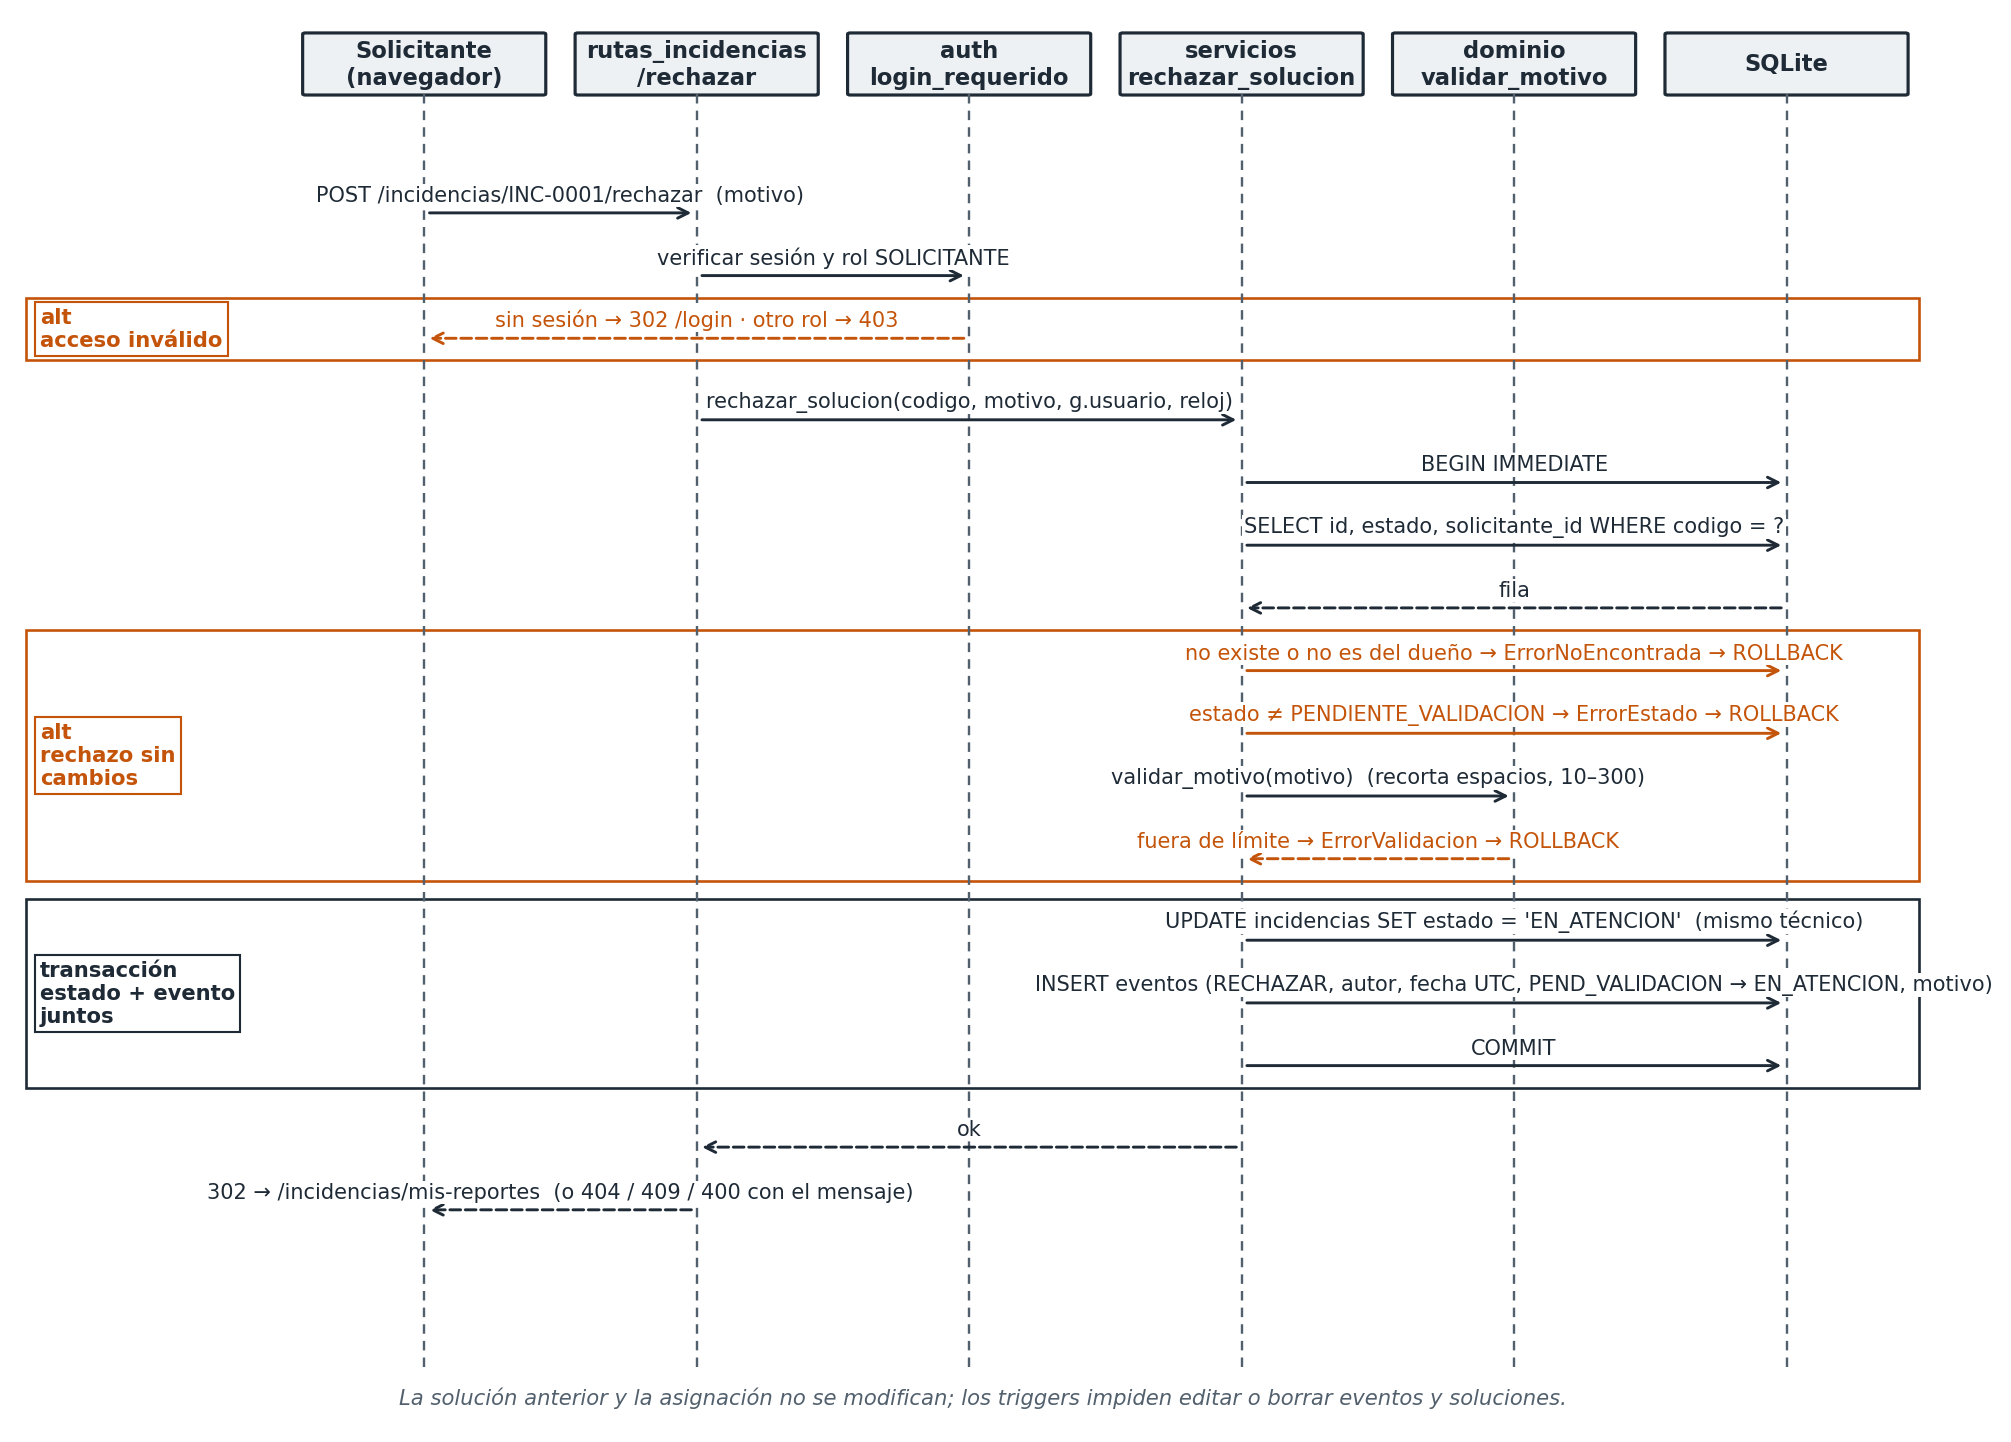

Write Python code to recreate this figure.
import matplotlib
matplotlib.use("Agg")
import matplotlib.pyplot as plt
from matplotlib.patches import FancyBboxPatch, Rectangle

P = ["Solicitante\n(navegador)", "rutas_incidencias\n/rechazar", "auth\nlogin_requerido", "servicios\nrechazar_solucion", "dominio\nvalidar_motivo", "SQLite"]
X = [2.6, 4.55, 6.5, 8.45, 10.4, 12.35]
fig, ax = plt.subplots(figsize=(13, 9.6))
ax.set_xlim(-0.3, 13.4); ax.set_ylim(-21.2, 1.2); ax.axis("off")
TINTA, GRIS, ACC = "#1e2a36", "#52606d", "#c4540a"
for x, p in zip(X, P):
    ax.add_patch(FancyBboxPatch((x-0.85, 0), 1.7, 0.95, boxstyle="round,pad=0.02", fc="#eef1f4", ec=TINTA, lw=1.2))
    ax.text(x, 0.47, p, ha="center", va="center", fontsize=8.6, fontweight="bold", color=TINTA)
    ax.plot([x, x], [0, -20.4], ls=(0, (4, 3)), color=GRIS, lw=0.9)
y = [-0.9]
def msg(a, b, texto, dy=1.0, ret=False, color=TINTA):
    y[0] -= dy
    ax.annotate("", xy=(X[b], y[0]), xytext=(X[a], y[0]),
                arrowprops=dict(arrowstyle="->", color=color, lw=1.1, ls="--" if ret else "-"))
    xm = (X[a] + X[b]) / 2 if a != b else X[a] + 0.9
    ax.text(xm, y[0] + 0.12, texto, ha="center", va="bottom", fontsize=7.9, color=color, bbox=dict(fc="white", ec="none", pad=0.6))
def propio(a, texto, color=TINTA):
    y[0] -= 1.0
    x = X[a]
    ax.plot([x, x + 0.45, x + 0.45, x + 0.05], [y[0] + 0.25, y[0] + 0.25, y[0] - 0.2, y[0] - 0.2], color=color, lw=1.1)
    ax.annotate("", xy=(x + 0.02, y[0] - 0.2), xytext=(x + 0.2, y[0] - 0.2), arrowprops=dict(arrowstyle="->", color=color, lw=1.1))
    ax.text(x + 0.55, y[0], texto, ha="left", va="center", fontsize=7.9, color=color)
def marco(y0, y1, titulo, color=GRIS):
    ax.add_patch(Rectangle((-0.25, y1), 13.55, y0 - y1, fill=False, ec=color, lw=1.0))
    ax.text(-0.15, (y0 + y1) / 2, titulo, fontsize=8, fontweight="bold", color=color, va="center", wrap=True,
            bbox=dict(fc="white", ec=color, lw=0.8, pad=2))

msg(0, 1, "POST /incidencias/INC-0001/rechazar  (motivo)")
msg(1, 2, "verificar sesión y rol SOLICITANTE")
y0 = y[0] - 0.35
msg(2, 0, "sin sesión → 302 /login · otro rol → 403", ret=True, color=ACC)
marco(y0, y[0] - 0.35, "alt\nacceso inválido", ACC)
y[0] -= 0.3
msg(1, 3, "rechazar_solucion(codigo, motivo, g.usuario, reloj)")
msg(3, 5, "BEGIN IMMEDIATE")
msg(3, 5, "SELECT id, estado, solicitante_id WHERE codigo = ?")
msg(5, 3, "fila", ret=True)
y1 = y[0] - 0.35
msg(3, 5, "no existe o no es del dueño → ErrorNoEncontrada → ROLLBACK", color=ACC)
msg(3, 5, "estado ≠ PENDIENTE_VALIDACION → ErrorEstado → ROLLBACK", color=ACC)
msg(3, 4, "validar_motivo(motivo)  (recorta espacios, 10–300)")
msg(4, 3, "fuera de límite → ErrorValidacion → ROLLBACK", ret=True, color=ACC)
marco(y1, y[0] - 0.35, "alt\nrechazo sin\ncambios", ACC)
y[0] -= 0.3
y2 = y[0] - 0.35
msg(3, 5, "UPDATE incidencias SET estado = 'EN_ATENCION'  (mismo técnico)")
msg(3, 5, "INSERT eventos (RECHAZAR, autor, fecha UTC, PEND_VALIDACION → EN_ATENCION, motivo)")
msg(3, 5, "COMMIT")
marco(y2, y[0] - 0.35, "transacción\nestado + evento\njuntos", TINTA)
y[0] -= 0.3
msg(3, 1, "ok", ret=True)
msg(1, 0, "302 → /incidencias/mis-reportes  (o 404 / 409 / 400 con el mensaje)", ret=True)
ax.text(6.6, -20.9, "La solución anterior y la asignación no se modifican; los triggers impiden editar o borrar eventos y soluciones.",
        ha="center", fontsize=8, color=GRIS, style="italic")
plt.savefig("secuencia.png", dpi=190, bbox_inches="tight", facecolor="white")
